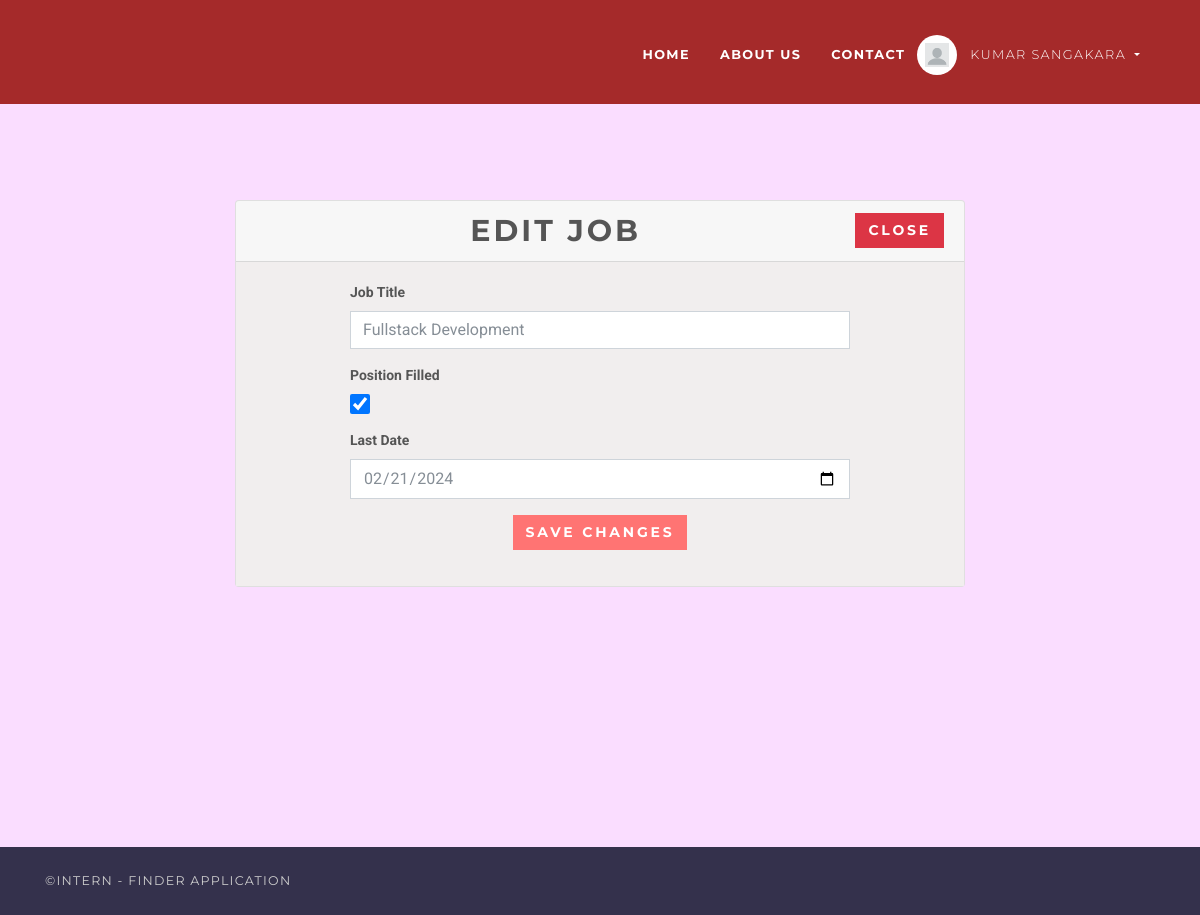
The page /edit/21/ (signed in) on the database its author committed.
### accounts/models.py (models this page shows, shortened)
class User(AbstractUser):
    username = None
    role = models.CharField(max_length=12, error_messages={
        'required': "Role must be provided"
    })
    gender = models.CharField(max_length=10, blank=True, null=True, default="")
    email = models.EmailField(unique=True, blank=False,
                              error_messages={
                                  'unique': "A user with that email already exists.",
                              })
    USERNAME_FIELD = "email"
    REQUIRED_FIELDS = []
    objects = UserManager()

### jobsapp/models.py (models this page shows, shortened)
class Job(models.Model):
    user = models.ForeignKey(User, on_delete=models.CASCADE)
    title = models.CharField(max_length=300)
    description = models.TextField()
    location = models.CharField(max_length=150)
    type = models.CharField(choices=JOB_TYPE, max_length=10)
    category = models.CharField(max_length=100)
    last_date = models.DateTimeField()
    company_name = models.CharField(max_length=100)
    company_description = models.CharField(max_length=300)
    website = models.CharField(max_length=100, default="")
    created_at = models.DateTimeField(default=timezone.now)
    filled = models.BooleanField(default=False)

### jobsapp/views/home.py (the view)
# urls.py: path('edit/<int:job_id>/', edit_job, name='edit-job'),
def edit_job(request, job_id):
    job = Job.objects.get(id=job_id)
    if request.method == 'POST':
        form = JobForm(request.POST, instance=job)
        if form.is_valid():
            form.save()
            return redirect('jobs:employer-dashboard')  # Redirect to the dashboard or wherever you want
    else:
        form = JobForm(instance=job)  # Pass instance to prefill the form fields
    return render(request, 'edit_job.html', {'form': form})

### jobsapp/views/home.py
class JobForm(forms.ModelForm):
    class Meta:
        model = Job
        fields = ['title', 'filled', 'last_date']  # Update with your desired fields

### templates/edit_job.html (shortened to what this page needs)
{% extends 'base.html' %}
{% block content %}
<section class="job-form-section" style="background-color: #FADDFF;">
    <div class="container">
        <div class="row justify-content-center">
            <div class="col-lg-8">
                <div class="card mt-3">
                    <div class="card-header">
                        <a href="{% url 'jobs:employer-dashboard' %}" class="btn btn-danger float-right">Close</a>
                        <h2 class="card-title mb-0 text-center">Edit Job</h2>
                    </div>
                    <div class="card-body" style="background-color: #F1EEEE;">
                        <div style="max-width: 500px; margin: 0 auto;">
                        <form method="post">
                            <div class="form-group">
                                <label for="id_title"><strong>Job Title</strong></label>
                                <input type="text" class="form-control" id="id_title" name="title" value="{{ form.title.value }}">
                            </div>
                            <div class="form-group">
                                <label for="id_filled"><strong>Position Filled</strong></label>
                                <input type="checkbox" style="height:20px; width:20px;" class="form-control" id="id_filled" name="filled" {% if form.filled.value %}checked{% endif %}>
                            </div>
                            <div class="form-group">
                                <label for="id_last_date"><strong>Last Date</strong></label>
                                <input type="date" class="form-control" id="id_last_date" name="last_date" value="{% if form.last_date.value %}{{ form.last_date.value|date:"Y-m-d" }}{% endif %}">
                            </div>
                            <div class="form-group text-center">
                                <button type="submit" class="btn btn-primary">Save Changes</button>
                            </div>
                        </form>
                    </div>
                    </div>
                </div>
            </div>
        </div>
    </div>
</section>
<section style="background-color: #FADDFF;">
</section>
{% endblock %}

### templates/base.html (shortened to what this page needs)
{% load static %}
<!DOCTYPE html>
<html>
<head>
    <link rel="stylesheet"
          href="{% static 'vendor/bootstrap/css/bootstrap.min.css' %}">
    <link rel="stylesheet"
          href="{% static 'vendor/font-awesome/css/font-awesome.min.css' %}">
    <link rel="stylesheet"
          href="{% static 'vendor/owl.carousel/assets/owl.carousel.css' %}">
    <link rel="stylesheet"
          href="{% static 'vendor/owl.carousel/assets/owl.theme.default.css' %}">
    <link rel="stylesheet" href="{% static 'css/style.default.css' %}"
          id="theme-stylesheet">
    <link rel="stylesheet" href="{% static 'css/custom.css' %}">
</head>
<body>
<header class="header">
    <nav class="navbar navbar-expand-lg" style="background-color: brown;" >
        <div class="container">
            <div id="navbarSupportedContent" class="collapse navbar-collapse">
                <ul class="navbar-nav ml-auto">
                    <li class="nav-item" >
                        {% if request.user.is_authenticated %}
                            {% if request.user.role == 'employer' %}
                                <a href="{% url 'jobs:employer-dashboard' %}" class="nav-link"><strong>Dashboard</strong></a>
                            {% else %}
                                <a href="/" class="nav-link"><strong>Home</strong></a>
                            {% endif %}
                        {% else %}
                        <a href="/" class="nav-link"><strong>Home</strong></a>
                        {% endif %}
                    </li>
                    <li class="nav-item">
                        <a href="{% url 'jobs:about_us' %}" class="nav-link about-link"><strong>About us</strong></a>
                    </li>
                    <li class="nav-item">
                        <a href="{% url 'jobs:contact_us' %}" class="nav-link contact-link"><strong>Contact</strong></a>
                    </li>
                    {% if request.user.is_authenticated and request.user.role == 'employer' %}
                        <li class="nav-item dropdown">
                            <a id="clientZone" href="#" data-toggle="dropdown"
                               aria-haspopup="true" aria-expanded="false"
                               class="nav-link dropdown-toggle has-img mb-3 mb-lg-0 mt-3 mt-lg-0">
                               <div class="client-menu-image">
                                <div class="inner">
                                    <img src="{% static 'employer.jpg' %}"
                                         alt="company image"
                                         class="img-fluid">
                                </div>
                                </div>
                                {% if request.user.role == 'employee' %}
                                    {{ request.user.first_name }} {{ request.user.last_name }}
                                {% else %}
                                    {{ request.user.first_name }}
                                {% endif %}
                            </a>
                            <div aria-labelledby="clientZone" class="dropdown-menu">
                                <a href="{% url 'jobs:employer-dashboard' %}" class="dropdown-item">Dashboard</a>
                                <a href="{% url 'jobs:employer-all-applicants' %}" class="dropdown-item">Applicants </a>
                                <a href="{% url 'jobs:employer-jobs-create' %}" class="dropdown-item">Post a new
                                    job </a>
                                <a href="{% url 'accounts:logout' %}" class="dropdown-item">Logout</a>
                            </div>
                        </li>
                    {% elif request.user.is_authenticated and request.user.role == 'employee' %}
                    <li class="nav-item dropdown">
                        <a id="clientZone" href="#" data-toggle="dropdown"
                            aria-haspopup="true" aria-expanded="false"
                            class="nav-link dropdown-toggle has-img mb-3 mb-lg-0 mt-3 mt-lg-0">
                            <div class="client-menu-image">
                                <div class="inner">
                                    <img src="{% static 'profile.jpg' %}"
                                         alt="company image"
                                         class="img-fluid">
                                </div>
                            </div>
                            {% if request.user.role == 'employee' %}
                            {{ request.user.first_name }} {{ request.user.last_name }}
                            {% else %}
                            {{ request.user.first_name }}
                            {% endif %}
                        </a>
                    </li>
                    {% endif %}
                </ul>
            </div>
        </div>
    </nav>
</header>
<div >
    {% block content %} {% endblock %}
</div>
<footer class="footer">
    <div class="footer__copyright">
        <div class="container">
            <div class="row">
                <div class="col-md-6 text-md-left text-center">
                    <p>&copy;INTERN - FINDER APPLICATION</p>
                </div>
            </div>
        </div>
    </div>
</footer>
</body>
</html>

### static/css/style.default.css (style rules this page uses)
html { height:100% }
body { height:100% }
header { z-index:1000 }
section { position:relative;padding-top:90px;padding-bottom:90px }
button { cursor:pointer }
a,button { -webkit-transition:all .2s ease-out;transition:all .2s ease-out }
strong { font-weight:700 }
.header { width:100% }
.navbar { text-transform:uppercase;letter-spacing:0.1em;background:#746EA9;padding-top:0 !important;padding-bottom:0 !important }
.navbar a { font-family:"Montserrat",Helvetica,Arial,sans-serif }
.navbar ul.navbar-nav>li>a:not(.navbar-btn) { color:#fff;font-weight:300;font-family:"Montserrat",Helvetica,Arial,sans-serif;font-size:0.8rem }
@media (min-width: 992px) { .navbar ul.navbar-nav>li>a:not(.navbar-btn) { border-top:5px solid transparent;padding:40px 15px !important;color:#fff;font-weight:300 } }
#clientZone.has-img { position:relative;padding-left:50px !important;border-color:transparent !important }
.client-menu-image { display:inline-block;width:40px;height:40px;line-height:50px;-ms-flex-line-pack:center;align-content:center;border-radius:50%;background:#fff;position:absolute;top:50%;left:-3px;-webkit-transform:translateY(-50%);transform:translateY(-50%) }
.client-menu-image .inner { width:100%;height:100%;display:-webkit-box;display:-ms-flexbox;display:flex;-webkit-box-align:center;-ms-flex-align:center;align-items:center;-webkit-box-pack:center;-ms-flex-pack:center;justify-content:center }
.client-menu-image img { width:60% }
.footer__copyright { background:#34314c;color:#ccc;padding:20px 0;font-size:.7875rem;line-height:28px;font-family:"Montserrat",Helvetica,Arial,sans-serif;text-transform:uppercase;letter-spacing:0.1em }
.footer__copyright p { margin:0 }
.job-form-section { padding:80px 0;background:#fafafa }
.navbar { padding:.5rem 1rem }
.btn { font-weight:700;font-family:"Montserrat",Helvetica,Arial,sans-serif;border:1px solid transparent;text-transform:uppercase;letter-spacing:0.2em;padding:.375rem .75rem;font-size:.875rem;line-height:1.5;border-radius:0;-webkit-transition:background-color 0.15s ease-in-out,border-color 0.15s ease-in-out,-webkit-box-shadow 0.15s ease-in-out;transition:background-color 0.15s ease-in-out,border-color 0.15s ease-in-out,-webkit-box-shadow 0.15s ease-in-out;transition:background-color 0.15s ease-in-out,border-color 0.15s ease-in-out,box-shadow 0.15s ease-in-out;transition:background-color 0.15s ease-in-out,border-color 0.15s ease-in-out,box-shadow 0.15s ease-in-out,-webkit-box-shadow 0.15s ease-in-out }
.btn-primary { color:color-yiq(#ff7473);background-color:#ff7473;border-color:#ff7473 }
.btn-danger { color:color-yiq(#dc3545);background-color:#dc3545;border-color:#dc3545 }
body { font-family:"Roboto",Helvetica,Arial,sans-serif;font-size:.875rem;font-weight:400;line-height:1.5;color:#555;background-color:#fff }
a { color:#ff7473;text-decoration:none }
h1,h2,h3,h4,h5,h6,.h1,.h2,.h3,.h4,.box-simple h3,.box-image .name h3,.box-image-text .top .name h3,.box-image-text .top .name h4,.h5,.h6 { margin-bottom:1rem;font-family:"Montserrat",Helvetica,Arial,sans-serif;font-weight:700;line-height:1.2;color:#555;text-transform:uppercase;letter-spacing:0.1em }
h2,.h2 { font-size:1.88125rem }
.form-control { padding:.375rem .75rem;font-size:1rem;line-height:1.5;color:#868e96;background-color:#fff;border:1px solid #ced4da;border-radius:0;-webkit-transition:border-color ease-in-out 0.15s,-webkit-box-shadow ease-in-out 0.15s;transition:border-color ease-in-out 0.15s,-webkit-box-shadow ease-in-out 0.15s;transition:border-color ease-in-out 0.15s,box-shadow ease-in-out 0.15s;transition:border-color ease-in-out 0.15s,box-shadow ease-in-out 0.15s,-webkit-box-shadow ease-in-out 0.15s }
.form-control::placeholder { color:#868e96 }

### rows shown on the page
User: user.first_name "KUMAR", user.last_name "SANGAKARA"
Job: title "Fullstack Development"
